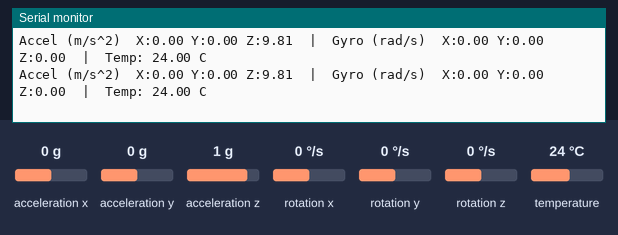
Simulated run of this sketch. Board: Arduino Uno, built with avr-gcc and run on an emulated ATmega328P. Parts: the last lines printed to the serial monitor. Inputs (shaded band) come from the test bench; at power-on: acceleration x 0 g, acceleration y 0 g, acceleration z 1 g, rotation x 0 °/s, rotation y 0 °/s, rotation z 0 °/s, temperature 24 °C.

Above: at 1.3 s.
1.4 s: acceleration x set to -1.4 g
At 1.9 s:
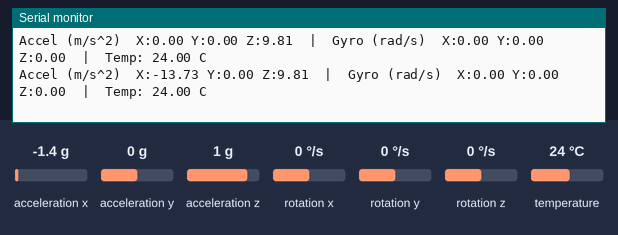
2.9 s: acceleration y set to -1.4 g
At 3.5 s:
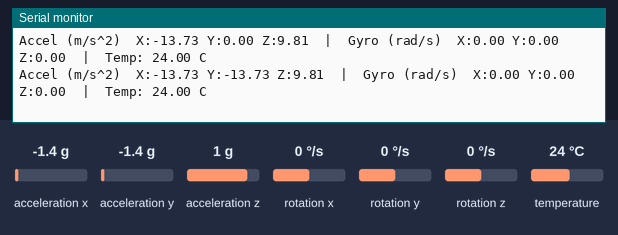
4.4 s: acceleration z set to -1.4 g
At 5.0 s:
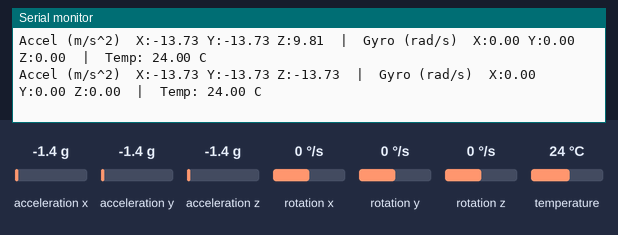
5.9 s: rotation x set to -192 °/s
At 6.5 s:
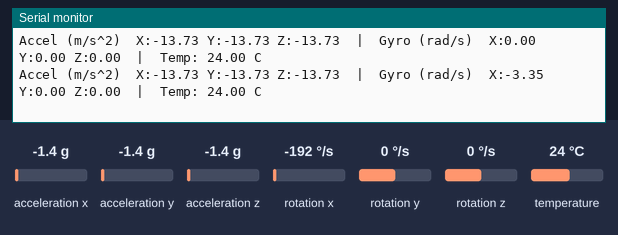
7.4 s: rotation y set to -192 °/s
At 8.0 s:
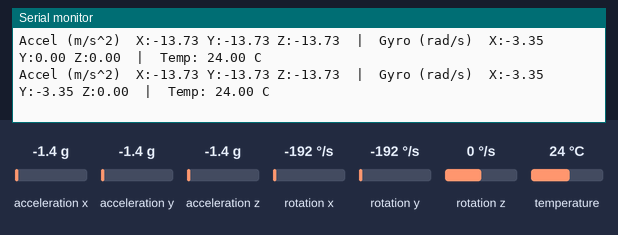

Measured:
- after the input at 1.4 s, the serial monitor: prints a new line after 0.12 s (image 1)
- after the input at 2.9 s, the serial monitor: prints a new line after 0.14 s (image 2)
- after the input at 4.4 s, the serial monitor: prints a new line after 0.15 s (image 3)
- after the input at 5.9 s, the serial monitor: prints a new line after 0.17 s (image 4)
- after the input at 7.4 s, the serial monitor: prints a new line after 0.19 s (image 5)

The sketch:

Example_Code.ino
```cpp
/*
  MPU6050 - 6-Axis Accelerometer + Gyroscope (I2C)
  ------------------------------------------------
  3-axis accelerometer + 3-axis gyroscope on a single chip. I2C address
  0x68 (or 0x69 if AD0 is pulled HIGH).

  Libraries required (install via Library Manager):
    - "Adafruit MPU6050" by Adafruit
    - "Adafruit Unified Sensor" by Adafruit (dependency)
    - "Adafruit BusIO" by Adafruit (dependency)

  Wiring (Arduino Uno/Nano - I2C):
    MPU6050 VCC -> 5V (module has an onboard 3.3V regulator) or 3.3V
    MPU6050 GND -> GND
    MPU6050 SCL -> A5 (Uno/Nano)   | 21 (Mega) | GPIO22 (ESP32) | D1 (NodeMCU)
    MPU6050 SDA -> A4 (Uno/Nano)   | 20 (Mega) | GPIO21 (ESP32) | D2 (NodeMCU)

  NOTE: Reference code. If begin() fails, run an I2C scanner to confirm the
  address (0x68 vs 0x69).
*/

#include <Adafruit_MPU6050.h>
#include <Adafruit_Sensor.h>
#include <Wire.h>

Adafruit_MPU6050 mpu;

void setup() {
  Serial.begin(115200);
  while (!Serial) delay(10);

  if (!mpu.begin()) {
    Serial.println("Failed to find MPU6050 - check wiring/address.");
    while (1) delay(10);
  }
  Serial.println("MPU6050 ready");

  mpu.setAccelerometerRange(MPU6050_RANGE_8_G);
  mpu.setGyroRange(MPU6050_RANGE_500_DEG);
  mpu.setFilterBandwidth(MPU6050_BAND_21_HZ);
}

void loop() {
  sensors_event_t a, g, temp;
  mpu.getEvent(&a, &g, &temp);

  Serial.print("Accel (m/s^2)  X:"); Serial.print(a.acceleration.x);
  Serial.print(" Y:"); Serial.print(a.acceleration.y);
  Serial.print(" Z:"); Serial.print(a.acceleration.z);

  Serial.print("  |  Gyro (rad/s)  X:"); Serial.print(g.gyro.x);
  Serial.print(" Y:"); Serial.print(g.gyro.y);
  Serial.print(" Z:"); Serial.print(g.gyro.z);

  Serial.print("  |  Temp: "); Serial.print(temp.temperature);
  Serial.println(" C");

  delay(500);
}
```
